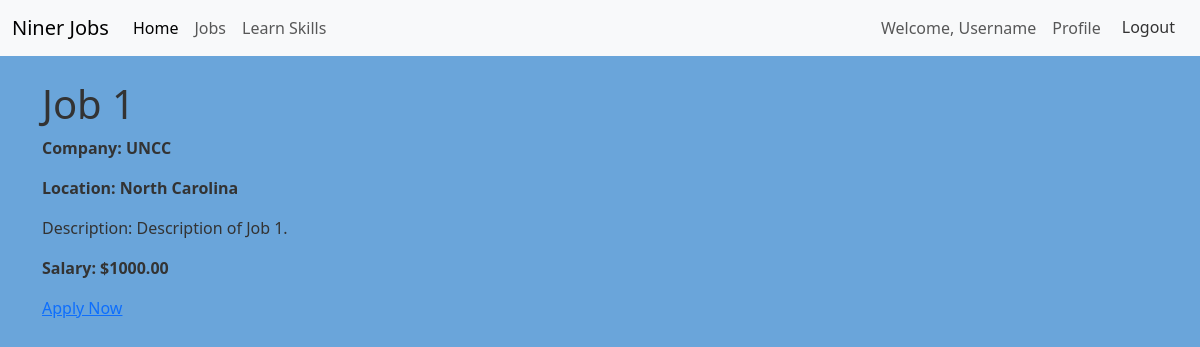
The app's page /job/1 (signed in) with its own data.
### jobs/models.py (models this page shows, shortened)
class Job(models.Model):
    title = models.CharField(max_length=255)
    description = models.TextField()
    salary = models.DecimalField(max_digits=10, decimal_places=2)
    location = models.CharField(max_length=255)
    company = models.CharField(max_length=255)
    date_posted = models.DateField()
    owner = models.ForeignKey(User, on_delete=models.CASCADE, null=True, blank=True)

### jobs/views.py (the view)
# urls.py: path('job/<int:pk>', views.job_detail, name='job_detail'),
@login_required
def job_detail(request, pk):
    job = get_object_or_404(Job, pk=pk)
    return render(request, 'jobs/job_detail.html', {'job': job})

### jobs/templates/jobs/job_detail.html (shortened to what this page needs)
{% extends 'jobs/base.html' %}
{% block content %}
<h1>{{ job.title }}</h1>
<p><strong> Company: {{ job.company }}</strong></p>
<p><strong> Location: {{ job.location }}</strong></p>
<p> Description: {{ job.description }}</p>
<p><strong> Salary: ${{ job.salary }}</strong></p>
<a href="{% url 'apply_for_job' pk=job.pk %}">Apply Now</a>
{% endblock %}

### jobs/templates/jobs/base.html (shortened to what this page needs)
<!DOCTYPE html>
<html lang="en">
<head>
    <link rel = "stylesheet" href = "https://cdnjs.cloudflare.com/ajax/libs/bootstrap/5.3.0-alpha1/css/bootstrap.min.css">
</head>
<body>
    <nav class = "navbar navbar-expand-lg navbar-light bg-light">
        <div class = "container-fluid">
            <a class = "navbar-brand" href = "/">Niner Jobs</a>
            <div class="collapse navbar-collapse" id="navbarNav">
                <ul class="navbar-nav">
                    <li class="nav-item">
                        <a class="nav-link active" aria-current="page" href="/">Home</a>
                    </li>
                    <li class="nav-item">
                        <a class="nav-link" href="/jobs">Jobs</a>
                    </li>
                    <li class="nav-item">
                        <a class="nav-link" href="">Learn Skills</a>
                    </li>
                </ul>
                <ul class="navbar-nav ms-auto">
                    {% if user.is_authenticated %}
                        <li class="nav-item">
                            <a class="nav-link" href="#">Welcome, {{ user.username }}</a>
                        </li>
                        <li class="nav-item">
                            <a class="nav-link" href="/profile">Profile</a>
                        </li>
                        <li class="nav-item">
                            <form method ="post" action="{% url 'logout' %}" style="display: inline;">
                                <button type="submit" class="btn btn-link" style="text-decoration: none; color: inherit;">Logout</button>
                            </form>
                        </li>
                    {% endif %}
                </ul>
            </div>
        </div>
    </nav>
    <div class = "container mt-4">
        {% block content %}{% endblock %}
    </div>
</body>
</html>

### jobs/templates/jobs/base.html (style rules this page uses)
body { background-color: #6aa5da; font-family: 'Segoe UI', Tahoma, Geneva, Verdana, sans-serif; color: #333; margin: 0; padding: 0; }

### records on screen
Job: title "Job 1", company "UNCC", location "North Carolina", description "Description of Job 1.", salary "1000.00"

### other values on screen
{{ user.username }} "Username"
